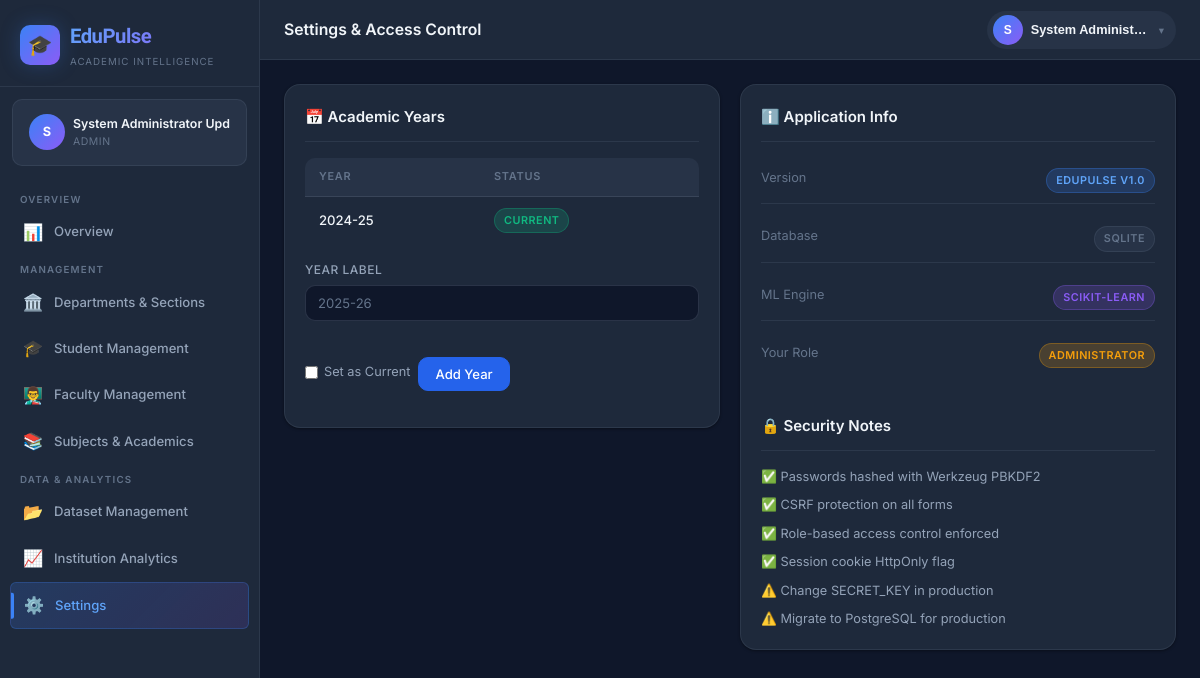
Before: /admin/settings (signed in) with the older database file.
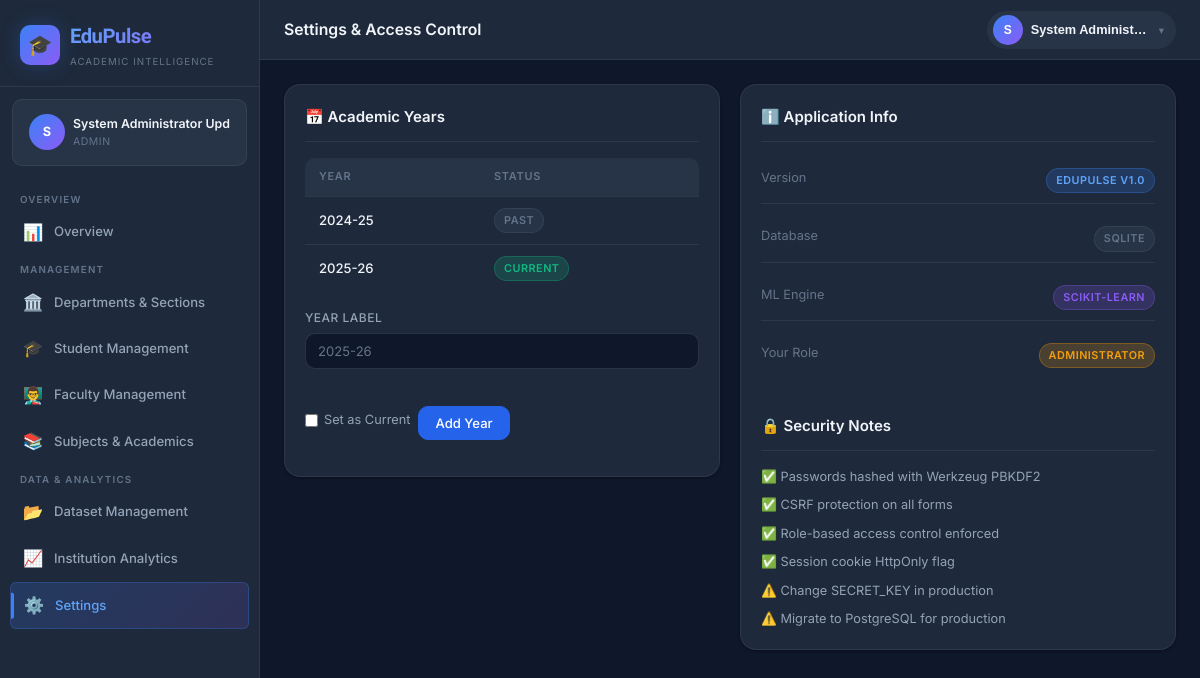
After: the same page with the newer database file.
### models.py (models this page shows)
class AcademicYear(db.Model):
    __tablename__ = 'academic_years'
    id = db.Column(db.Integer, primary_key=True)
    year_label = db.Column(db.String(20), unique=True, nullable=False)  # e.g. "2024-25"
    is_current = db.Column(db.Boolean, default=False)
    created_at = db.Column(db.DateTime, default=datetime.utcnow)

### routes/admin.py (the view)
@admin_bp.route('/settings')
@admin_required
def settings():
    academic_years = AcademicYear.query.all()
    return render_template('admin/settings.html', academic_years=academic_years)

### routes/admin.py (called while the page is built)
def admin_required(f):
    @wraps(f)
    def decorated(*args, **kwargs):
        if not current_user.is_authenticated or current_user.role != 'admin':
            flash('Admin access required.', 'danger')
            return redirect(url_for('auth.login'))
        return f(*args, **kwargs)
    return login_required(decorated)

### templates/admin/settings.html (shortened to what this page needs)
{% extends 'base.html' %}
{% from 'macros/nav.html' import admin_nav %}
{% block page_title %}Settings & Access Control{% endblock %}
{% block nav %}{{ admin_nav() }}{% endblock %}
{% block content %}
<div class="grid-2" style="gap:20px; align-items:start;">
  <div class="card">
    <div class="card-header">
      <div class="card-title">📅 Academic Years</div>
    </div>
    {% if academic_years %}
    <div class="table-wrapper" style="border:none;">
      <table>
        <thead><tr><th>Year</th><th>Status</th></tr></thead>
        <tbody>
          {% for ay in academic_years %}
          <tr>
            <td style="font-weight:500; color:var(--text-primary);">{{ ay.year_label }}</td>
            <td>
              {% if ay.is_current %}<span class="badge badge-success">Current</span>
              {% else %}<span class="badge badge-muted">Past</span>{% endif %}
            </td>
          </tr>
          {% endfor %}
        </tbody>
      </table>
    </div>
    {% else %}
    <div class="empty-state"><div class="empty-icon">📅</div><div class="empty-title">No academic years</div></div>
    {% endif %}
    <form method="POST" action="{{ url_for('admin.add_academic_year') }}" style="margin-top:16px;">
      <div class="form-row">
        <div class="form-group">
          <label class="form-label">Year Label</label>
          <input type="text" name="year_label" class="form-control" placeholder="2025-26" required>
        </div>
        <div class="form-group" style="display:flex; align-items:flex-end; gap:8px;">
          <label style="display:flex; align-items:center; gap:6px; color:var(--text-secondary); font-size:0.85rem; cursor:pointer; margin-bottom:0; padding:9px 0;">
            <input type="checkbox" name="is_current"> Set as Current
          </label>
          <button type="submit" class="btn btn-primary" style="flex-shrink:0;">Add Year</button>
        </div>
      </div>
    </form>
  </div>
  <div class="card">
    <div class="card-header">
      <div class="card-title">ℹ️ Application Info</div>
    </div>
    <div style="display:flex; flex-direction:column; gap:12px;">
      <div style="display:flex; justify-content:space-between; padding:10px 0; border-bottom:1px solid var(--border-subtle);">
        <span class="text-muted text-sm">Version</span>
        <span class="badge badge-primary">EduPulse v1.0</span>
      </div>
      <div style="display:flex; justify-content:space-between; padding:10px 0; border-bottom:1px solid var(--border-subtle);">
        <span class="text-muted text-sm">Database</span>
        <span class="badge badge-muted">SQLite</span>
      </div>
      <div style="display:flex; justify-content:space-between; padding:10px 0; border-bottom:1px solid var(--border-subtle);">
        <span class="text-muted text-sm">ML Engine</span>
        <span class="badge badge-purple">Scikit-learn</span>
      </div>
      <div style="display:flex; justify-content:space-between; padding:10px 0;">
        <span class="text-muted text-sm">Your Role</span>
        <span class="badge badge-warning">Administrator</span>
      </div>
    </div>
    <div class="card-header" style="margin-top:20px; padding-top:16px;">
      <div class="card-title">🔒 Security Notes</div>
    </div>
    <ul style="list-style:none; display:flex; flex-direction:column; gap:8px;">
      <li class="text-sm text-secondary">✅ Passwords hashed with Werkzeug PBKDF2</li>
      <li class="text-sm text-secondary">✅ CSRF protection on all forms</li>
      <li class="text-sm text-secondary">✅ Role-based access control enforced</li>
      <li class="text-sm text-secondary">✅ Session cookie HttpOnly flag</li>
      <li class="text-sm text-secondary">⚠️ Change SECRET_KEY in production</li>
      <li class="text-sm text-secondary">⚠️ Migrate to PostgreSQL for production</li>
    </ul>
  </div>
</div>
{% endblock %}

Changed rows visible on the page:
changed AcademicYear (number 1 of 2 on the later page): is_current "CURRENT" → "PAST"
added AcademicYear: year_label "2025-26", is_current "CURRENT"
